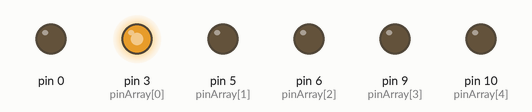
A sketch run on a simulated Arduino Uno, built with avr-gcc and run on an emulated ATmega328P. Parts: output pins drawn as LEDs (lit = HIGH).

Above: at 0.05 s.
At 0.35 s:
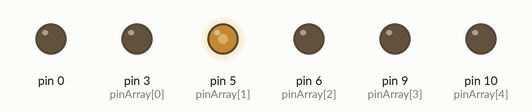
At 0.7 s:
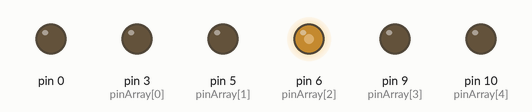
At 1.4 s:
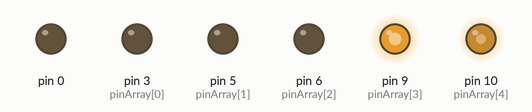
At 2.1 s:
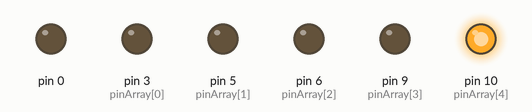
At 2.8 s:
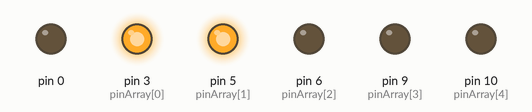
Timing chart, 0 to 6.4 s (numbered marks = the images above):
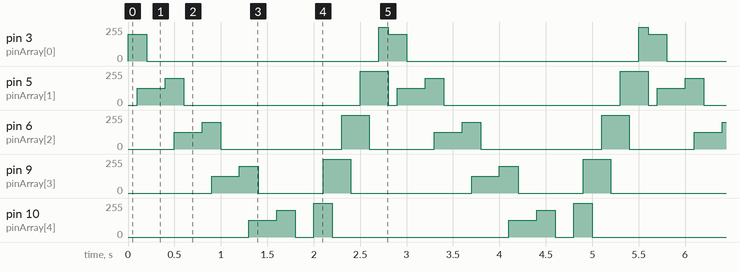

Measured:
- by itself, pin 3 (pinArray[0]): repeats every 2.8 s: 0/255 2.5 s, 255/255 0.10 s, 200/255 0.20 s
- by itself, pin 5 (pinArray[1]): repeats every 2.8 s: 200/255 0.20 s, 0/255 1.9 s, 255/255 0.30 s, 0/255 0.10 s, 125/255 0.30 s
- by itself, pin 6 (pinArray[2]): repeats every 2.8 s: 200/255 0.20 s, 0/255 1.3 s, 255/255 0.30 s, 0/255 0.70 s, 125/255 0.30 s
- by itself, pin 9 (pinArray[3]): repeats every 2.8 s: 200/255 0.20 s, 0/255 0.70 s, 255/255 0.30 s, 0/255 1.3 s, 125/255 0.30 s
- by itself, pin 10 (pinArray[4]): repeats every 2.8 s: 200/255 0.20 s, 0/255 0.20 s, 255/255 0.20 s, 0/255 1.9 s, 125/255 0.30 s

The sketch:

sketch_feb02c.ino
```cpp
int pinArray[] = {3,5,6,9,10};
int count = 0;
int timer = 100;
int pinCount = 5;

void setup(){
  for (count=0;count<pinCount;count++) {
    pinMode(pinArray[count], OUTPUT);
  }
}

void loop() {
  for (count=0;count<pinCount;count++) {
   analogWrite(pinArray[count], 200);
   delay(timer);
   analogWrite(pinArray[count + 1], 125);
   delay(timer);
   analogWrite(pinArray[count], 0);
   delay(timer*2);
  }
  for (count=pinCount-1;count>0;count--) {
   digitalWrite(pinArray[count], HIGH);
   delay(timer);
   digitalWrite(pinArray[count - 1], HIGH);
   delay(timer);
   digitalWrite(pinArray[count], LOW);
   //delay(timer*2);
  }
}
```
